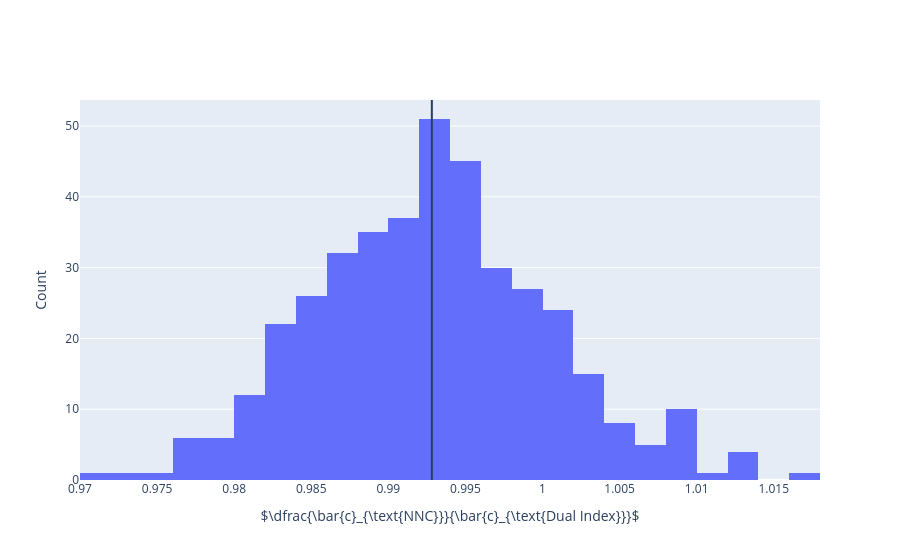

Here is the notebook cell this chart was saved with:
### Markdown cell above
Below we plot the distribution of the mean cost per step ratio between NNC and DI.

### Code cell
fig = go.Figure(go.Histogram(x=cost_ratios))
fig.add_vline(x=np.mean(cost_ratios))
fig.layout.xaxis.title = r'$\dfrac{\bar{c}_{\text{NNC}}}{\bar{c}_{\text{Dual Index}}}$'
fig.layout.yaxis.title = 'Count'
fig

### Figure 1 — Plotly figure (JSON) as saved in the notebook; plotly's stock layout.template omitted (floating-point values rounded to 4 significant figures; data arrays with more than 128 entries replaced by an {"elided": "..."} marker saying what was removed)
{"data": [{"type": "histogram", "x": {"elided": "400 float values"}}], "layout": {"shapes": [{"type": "line", "x0": 0.9928, "x1": 0.9928, "xref": "x", "y0": 0, "y1": 1, "yref": "y domain"}], "xaxis": {"title": {"text": "$\\dfrac{\\bar{c}_{\\text{NNC}}}{\\bar{c}_{\\text{Dual Index}}}$"}}, "yaxis": {"title": {"text": "Count"}}}}
